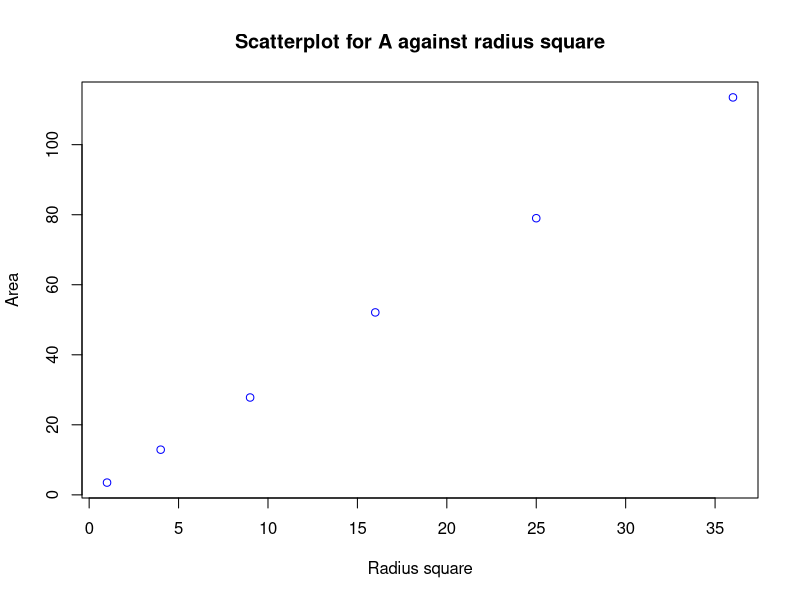
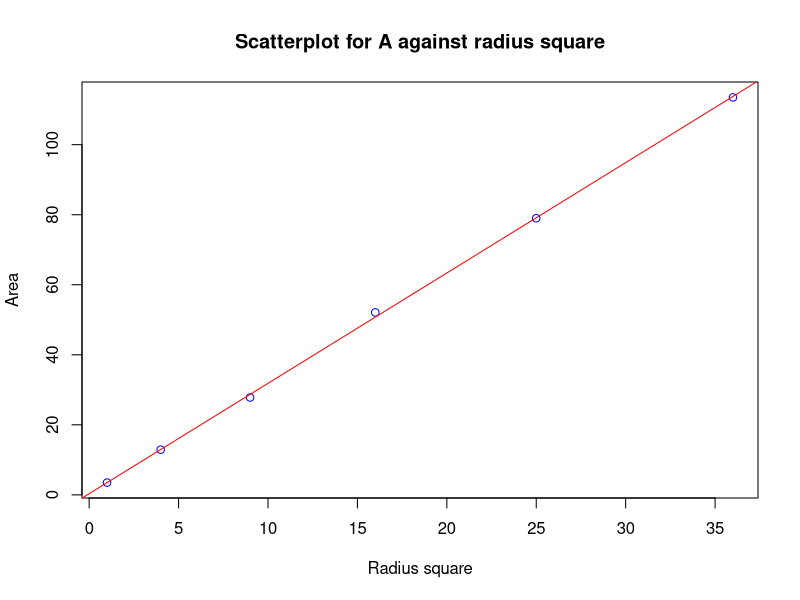
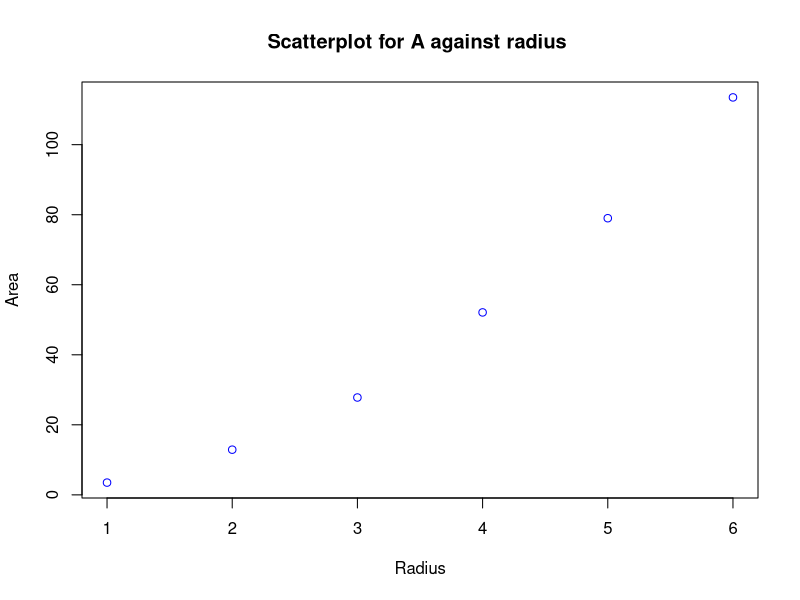
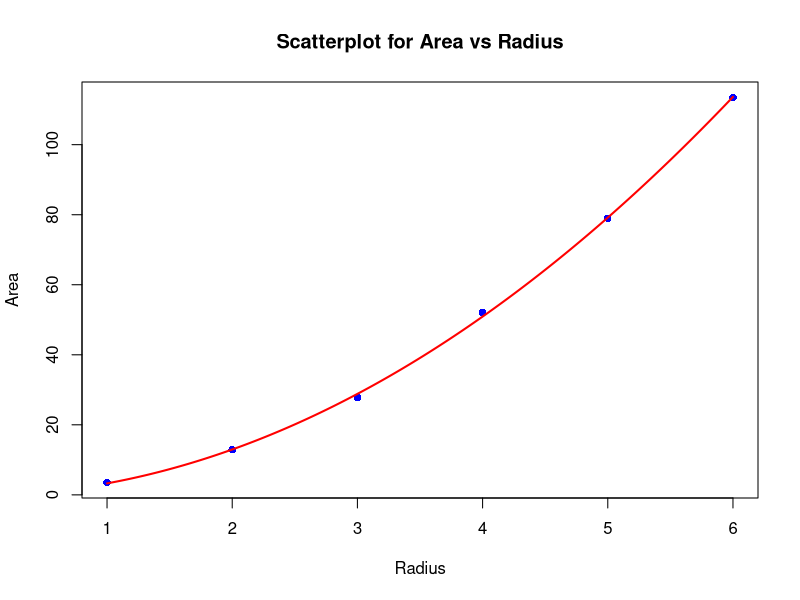

Write the R code that produced these figures, in order.
## ---- chunk 1
knitr::opts_chunk$set(echo = TRUE)
## ---- chunk 2
radius <- c(1,2,3,4,5,6)
radius_squared <- radius^2
area <- c(3.5,12.9,27.8,52.1,79.0,113.5)

our_data <- data.frame(radius,radius_squared, area)
## ---- chunk 3
plot(y = our_data$area, x = our_data$radius_squared,
     col = "blue", main = "Scatterplot for A against radius square", ylab = "Area", xlab = "Radius square")
## ---- chunk 4
fit <- lm(area~radius_squared, data = our_data)

summary(fit)

## ---- chunk 5
plot(y = our_data$area, x = our_data$radius_squared,
     col = "blue", main = "Scatterplot for A against radius square", ylab = "Area", xlab = "Radius square")

abline(lm(area~radius_squared, data = our_data), col ="red")
## ---- chunk 6
plot(y = our_data$area, x = our_data$radius,
     col = "blue", main = "Scatterplot for A against radius ", ylab = "Area", xlab = "Radius")
## ---- chunk 7
fit_mul <- lm(area~radius+radius_squared, data = our_data)

summary(fit_mul)

## ---- chunk 8
# scatter
plot(x = our_data$radius, y = our_data$area,
     col = "blue", main = "Scatterplot for Area vs Radius",
     xlab = "Radius", ylab = "Area", pch = 16)

# grid of x values over the observed range
xx <- seq(min(our_data$radius, na.rm = TRUE),
          max(our_data$radius, na.rm = TRUE),
          length.out = 400)

# build newdata matching model terms
nd <- data.frame(
  radius = xx,
  radius_squared = xx^2   # required because your model uses this column
)

# get fitted curve and draw it
yy <- predict(fit_mul, newdata = nd)
lines(xx, yy, lwd = 2, col = "red")

## ---- chunk 9
# Fit models
fit_simple   <- lm(area ~ radius_squared, data = our_data)
fit_multiple <- lm(area ~ radius + radius_squared, data = our_data)

# Extract adjusted R^2
adjR2_simple   <- summary(fit_simple)$adj.r.squared
adjR2_multiple <- summary(fit_multiple)$adj.r.squared

c(Adjusted_R2_Simple = adjR2_simple,
  Adjusted_R2_Multiple = adjR2_multiple)
